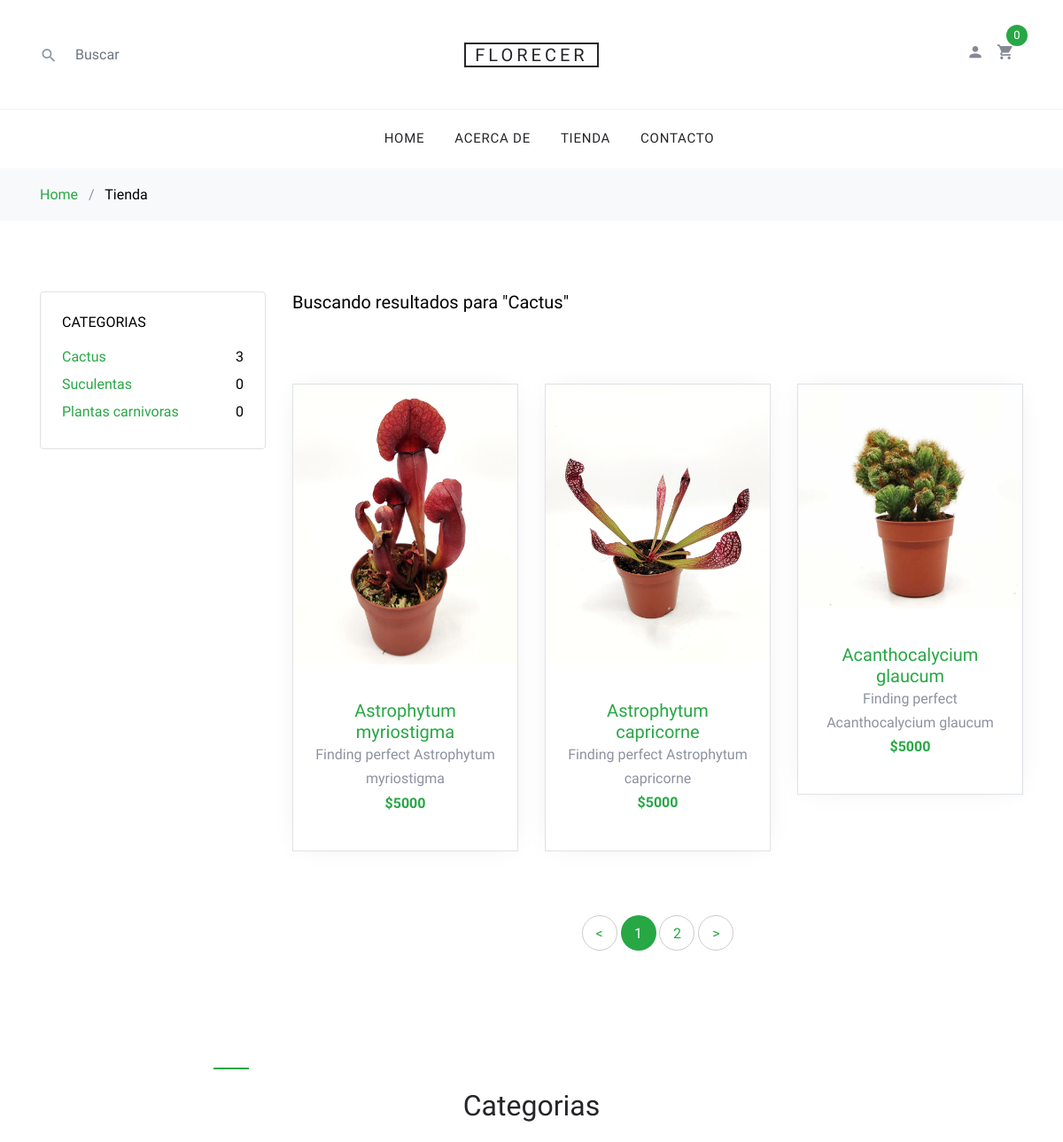
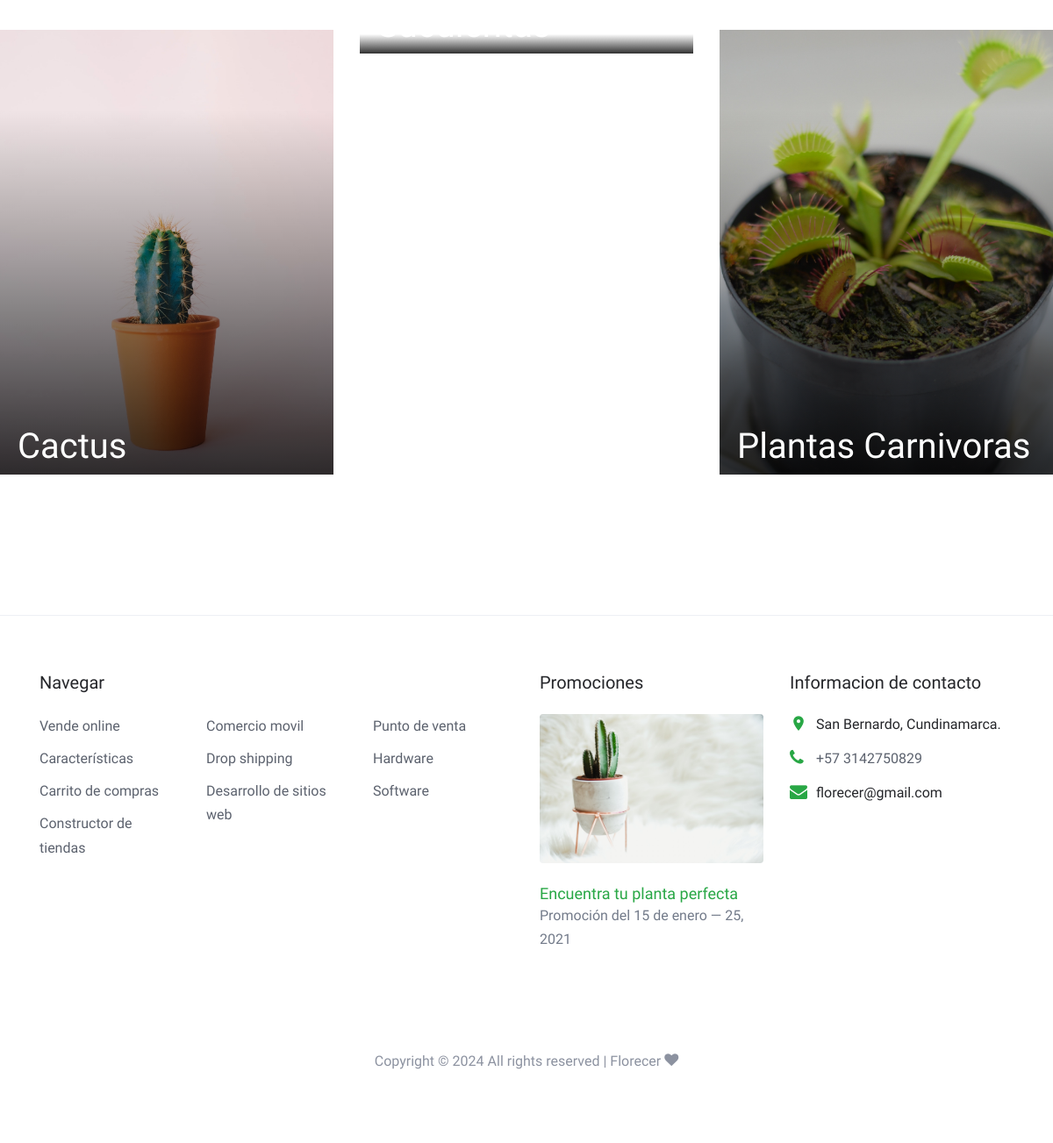
/busqueda.php?texto=Cactus, run on the app's committed database (2 pictures, top to bottom).
### tables this page shows
CREATE TABLE `productos` (
  `id` int(11) NOT NULL,
  `nombre` varchar(300) NOT NULL,
  `descripcion` text NOT NULL,
  `precio` double NOT NULL,
  `imagen` varchar(200) NOT NULL,
  `inventario` int(11) NOT NULL,
  `id_categoria` int(11) NOT NULL
);

CREATE TABLE `categorias` (
  `id` int(11) NOT NULL,
  `nombre` varchar(100) NOT NULL,
  `descripcion` varchar(400) NOT NULL,
  `imagen` varchar(400) NOT NULL
);

### busqueda.php (the view, shortened to what this page needs)
<!DOCTYPE html>
<html lang="en">
  <head>
    <link rel="stylesheet" href="fonts/icomoon/style.css">
    <link rel="stylesheet" href="css/bootstrap.min.css">
    <link rel="stylesheet" href="css/magnific-popup.css">
    <link rel="stylesheet" href="css/jquery-ui.css">
    <link rel="stylesheet" href="css/owl.carousel.min.css">
    <link rel="stylesheet" href="css/owl.theme.default.min.css">
    <link rel="stylesheet" href="css/aos.css">
    <link rel="stylesheet" href="css/style.css">
  </head>
  <body>
  <div class="site-wrap">
    <?php include("./layouts/header.php"); ?>
    <div class="site-section">
      <div class="container">
        <div class="row mb-5">
          <div class="col-md-9 order-2">
            <div class="row">
              <div class="col-md-12 mb-5">
                <div class="float-md-left mb-4"><h2 class="text-black h5">Buscando resultados para "<?php echo $_GET['texto'];?>"</h2></div>
              </div>
            </div>
            <div class="row mb-5">
            <?php
                include('./php/conexion.php');
                $resultado = $conexion ->query("SELECT productos.*, categorias.nombre AS categoria FROM productos
                INNER JOIN categorias ON productos.id_categoria = categorias.id
                WHERE
                productos.nombre like '%".$_GET['texto']."%' or
                productos.descripcion like '%".$_GET['texto']."%' or
                categorias.nombre like '%".$_GET['texto']."%'
                ORDER BY id DESC")or die($conexion -> error);
                if(mysqli_num_rows($resultado) > 0){
                while($fila = mysqli_fetch_array($resultado)){
              ?>
              <div class="col-sm-6 col-lg-4 mb-4" data-aos="fade-up">
                <div class="block-4 text-center border">
                  <figure class="block-4-image">
                    <a href="shop-single.php?id=<?php echo $fila['id'];?>">
                    <img src="images/<?php echo $fila['imagen'];?>" alt="<?php echo $fila['nombre'];?>" class="img-fluid"></a>
                  </figure>
                  <div class="block-4-text p-4">
                    <h3><a href="shop-single.php?id=<?php echo $fila['id'];?>"><?php echo $fila['nombre'];?></a></h3>
                    <p class="mb-0"><?php echo $fila['descripcion'];?></p>
                    <p class="text-primary font-weight-bold">$<?php echo $fila['precio'];?></p>
                  </div>
                </div>
              </div>
              <?php } }else{
                echo '<h2>Sin resultados</h2>';
              } ?>
            </div>
            <div class="row" data-aos="fade-up">
              <div class="col-md-12 text-center">
                <div class="site-block-27">
                  <ul>
                    <li><a href="<">&lt;</a></li>
                    <li class="active"><span>1</span></li>
                    <li><a href="#">2</a></li>
                    <li><a href=">">&gt;</a></li>
                  </ul>
                </div>
              </div>
            </div>
          </div>
          <div class="col-md-3 order-1 mb-5 mb-md-0">
          <div class="border p-4 rounded mb-4">
              <h3 class="mb-3 h6 text-uppercase text-black d-block">Categorias</h3>
              <ul class="list-unstyled mb-0">
              <?php
              $re = $conexion->query("SELECT * FROM categorias");
              while($f= mysqli_fetch_array($re)){
              ?>
                <li class="mb-1">
                <a href="./busqueda.php?texto=<?php echo $f['nombre'];?>" class="d-flex">
                <span><?php echo $f['nombre'];?></span>
                <span class="text-black ml-auto">
                <?php
                  $re2 = $conexion->query("SELECT COUNT(*) FROM productos WHERE id_categoria = ".$f['id']);
                  $fila = mysqli_fetch_row($re2);
                  echo $fila[0];
                ?>
                </span>
              </a></li>
              <?php } ?>
              </ul>
            </div>
            </div>
          </div>
        </div>
        <div class="row">
          <div class="col-md-12">
            <div class="site-section site-blocks-2">
                <div class="row justify-content-center text-center mb-5">
                  <div class="col-md-7 site-section-heading pt-4">
                    <h2>Categorias</h2>
                  </div>
                </div>
                <div class="row">
                  <div class="col-sm-6 col-md-6 col-lg-4 mb-4 mb-lg-0" data-aos="fade" data-aos-delay="">
                    <a class="block-2-item" href="./busqueda.php?texto=Cactus">
                      <figure class="image">
                        <img src="images/women.jpg" alt="" class="img-fluid">
                      </figure>
                      <div class="text">
                        <h3>Cactus</h3>
                      </div>
                    </a>
                  </div>
                  <div class="col-sm-6 col-md-6 col-lg-4 mb-5 mb-lg-0" data-aos="fade" data-aos-delay="100">
                    <a class="block-2-item" href="./busqueda.php?texto=Suculentas">
                      <figure class="image">
                      </figure>
                      <div class="text">
                        <h3>Suculentas</h3>
                      </div>
                    </a>
                  </div>
                  <div class="col-sm-6 col-md-6 col-lg-4 mb-5 mb-lg-0" data-aos="fade" data-aos-delay="200">
                    <a class="block-2-item" href="./busqueda.php?texto=Plantas%20carnivoras">
                      <figure class="image">
                        <img src="images/men.jpg" alt="" class="img-fluid">
                      </figure>
                      <div class="text">
                        <h3>Plantas Carnivoras</h3>
                      </div>
                    </a>
                  </div>
                </div>
            </div>
          </div>
        </div>
      </div>
    </div>
    <?php include("./layouts/footer.php"); ?>
  </body>
</html>

### css/style.css (style rules this page uses)
body { line-height: 1.7; color: #8c92a0; font-weight: 300; font-size: 16px; }
a { -webkit-transition: .3s all ease; -o-transition: .3s all ease; transition: .3s all ease; }
.text-black { color: #000; }
.site-wrap:before { -webkit-transition: .3s all ease-in-out; -o-transition: .3s all ease-in-out; transition: .3s all ease-in-out; background: rgba(0, 0, 0, 0.6); content: ""; position: absolute; z-index: 2000; top: 0; left: 0; right: 0; bottom: 0; opacity: 0; visibility: hidden; }
.site-section { padding: 2.5em 0; }
@media (min-width: 768px) { .site-section { padding: 5em 0; } }
.site-section-heading { font-size: 30px; color: #25262a; position: relative; }
.site-section-heading:before { content: ""; left: 0%; top: 0; position: absolute; width: 40px; height: 2px; background: #28a745; }
.site-blocks-2 .block-2-item { display: block; position: relative; }
.site-blocks-2 .block-2-item:before { z-index: 1; content: ''; position: absolute; top: 0; right: 0; bottom: 0; left: 0; background: -moz-linear-gradient(top, transparent 0%, transparent 18%, rgba(0, 0, 0, 0.8) 99%, rgba(0, 0, 0, 0.8) 100%); background: -webkit-linear-gradient(top, transparent 0%, transparent 18%, rgba(0, 0, 0, 0.8) 99%, rgba(0, 0, 0, 0.8) 100%); background: -webkit-gradient(linear, left top, left bottom, from(transparent), color-stop(18%, transparent), color-stop(99%, rgba(0, 0, 0, 0.8)), to(rgba(0, 0, 0, 0.8))); background: -o-linear-gradient(top, transparent 0%, transparent 18%, rgba(0, 0, 0, 0.8) 99%, rgba(0, 0, 0, 0.8) 100%); background: linear-gradient(to bottom, transparent 0%, transparent 18%, rgba(0, 0, 0, 0.8) 99%, rgba(0, 0, 0, 0.8) 100%); filter: progid:DXImageTransform.Microsoft.gradient( startColorstr='#00000000', endColorstr='#cc000000',GradientType=0 ); }
.site-blocks-2 .block-2-item .image { position: relative; margin-bottom: 0; overflow: hidden; }
.site-blocks-2 .block-2-item .image img { margin-bottom: 0; -webkit-transition: .3s all ease-in-out; -o-transition: .3s all ease-in-out; transition: .3s all ease-in-out; }
.site-blocks-2 .block-2-item .text { z-index: 2; bottom: 0; padding-left: 20px; position: absolute; width: 100%; }
.site-blocks-2 .block-2-item .text > span, .site-blocks-2 .block-2-item .text h3 { color: #fff; }
.site-blocks-2 .block-2-item .text h3 { font-size: 40px; }
.block-4 { -webkit-box-shadow: 0 0 30px -10px rgba(0, 0, 0, 0.1); box-shadow: 0 0 30px -10px rgba(0, 0, 0, 0.1); background: #fff; }
.block-4 .block-4-text h3 { font-size: 20px; margin-bottom: 0; }
.block-4 .block-4-text h3 a { text-decoration: none; }
.site-block-27 ul, .site-block-27 ul li { padding: 0; margin: 0; }
.site-block-27 ul li { display: inline-block; margin-bottom: 4px; }
.site-block-27 ul li a, .site-block-27 ul li span { text-align: center; display: inline-block; width: 40px; height: 40px; line-height: 40px; border-radius: 50%; border: 1px solid #ccc; }
.site-block-27 ul li.active a, .site-block-27 ul li.active span { background: #28a745; color: #fff; border: 1px solid transparent; }

### data on the page
productos: imagen (picture), nombre "Astrophytum myriostigma", descripcion "Finding perfect Astrophytum myriostigma", precio "5000"
productos: imagen (picture), nombre "Astrophytum capricorne", descripcion "Finding perfect Astrophytum capricorne", precio "5000"
productos: imagen (picture), nombre "Acanthocalycium glaucum", descripcion "Finding perfect Acanthocalycium glaucum", precio "5000"
categorias: nombre "Cactus", fila "3"
categorias: nombre "Suculentas", fila "0"
categorias: nombre "Plantas carnivoras", fila "0"

### other printed values
$_GET['texto'] "Cactus"
